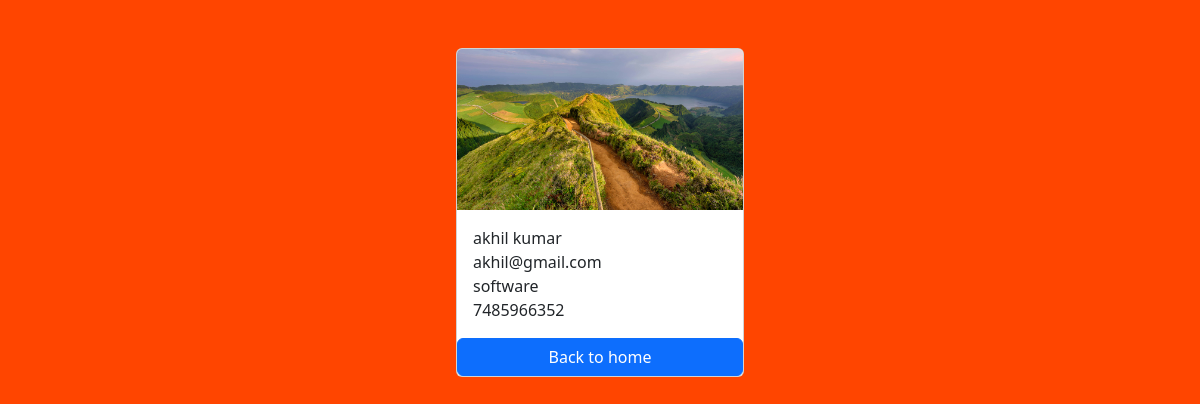
Screenshot of /employees/10/ with the database file from the repository.
### employees/models.py (models this page shows, shortened)
class Employee(models.Model):
    first_name = models.CharField(max_length=100)
    last_name = models.CharField(max_length=100)
    photo = models.ImageField(upload_to='images')
    designation = models.CharField(max_length=100)
    email_address = models.EmailField(max_length=100, unique=True)
    phone_number = models.CharField(max_length=10, blank=True)
    created_at = models.DateTimeField(auto_now_add=True)
    updated_at = models.DateTimeField(auto_now=True)

### employees/views.py (the view)
# urls.py: path('<int:pk>/', views.employee_detail, name='employee_detail'),
def employee_detail(request, pk):
    employee = get_object_or_404(Employee, pk=pk)
    context = {
        'employee' : employee,
    }
    return render(request, 'employee_detail.html', context)

### templates/employee_detail.html (shortened to what this page needs)
{% load static %}
<!DOCTYPE html>
<html lang="en">
<head>
    <link href="https://cdn.jsdelivr.net/npm/bootstrap@5.3.8/dist/css/bootstrap.min.css" rel="stylesheet">
</head>
<body>
    <div class="container pt-5">
        <div class="card mx-auto" style="width: 18rem;">
  <img class="card-img-top" src="{{ employee.photo.url }}" alt="Employee Photo">
  <div class="card-body">
    <p class="card-text m-0">{{ employee.first_name }} {{ employee.last_name }}</p>
    <p class="card-text m-0">{{ employee.email_address }}</p>
    <p class="card-text m-0">{{ employee.designation }}</p>
    <p class="card-text m-0">{{ employee.phone_number }}</p>
  </div>
  <a href="{% url 'home' %}" class="btn btn-primary">Back to home</a>
</div>
 <link rel="stylesheet" href="{% static 'css/style.css' %}">
</body>
</html>

### static/css/style.css (style rules this page uses)
body { background-color: orangered; }

### rows the page displays
Employee: photo (picture), first_name "akhil", last_name "kumar", email_address "akhil@gmail.com", designation "software", phone_number "7485966352"
